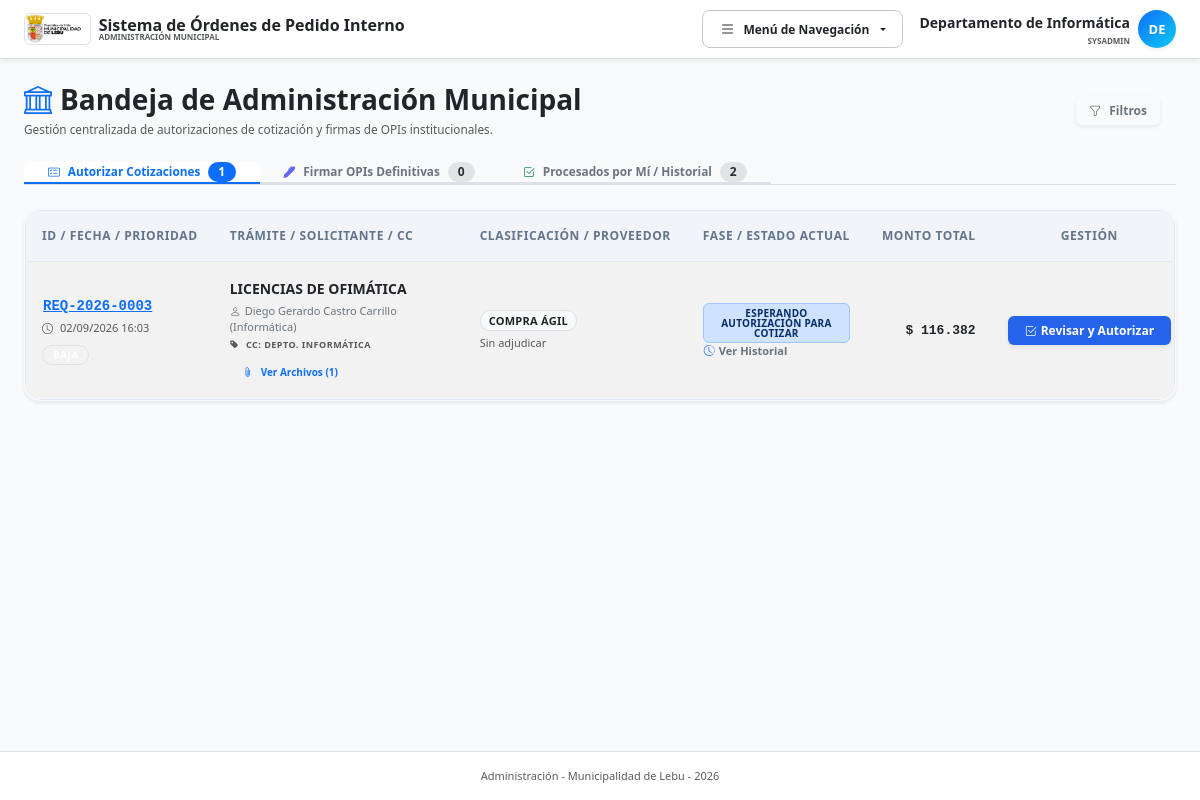
Page /administrador.php (signed in) on the committed database.
### tables this page shows
CREATE TABLE `expedientes` (
  `id` int NOT NULL AUTO_INCREMENT,
  `codigo_interno` varchar(50) NOT NULL,
  `titulo_compra` varchar(255) NOT NULL DEFAULT 'Sin Título',
  `folio_opi` varchar(50) DEFAULT NULL,
  `usuario_creador_id` int NOT NULL,
  `unidad_origen_id` int NOT NULL,
  `centro_costo_id` int NOT NULL,
  `tipo_compra_id` int NOT NULL,
  `prioridad_id` int NOT NULL,
  `cuenta_presupuestaria_id` int DEFAULT NULL,
  `cuenta_maestra_id` int DEFAULT NULL,
  `area_gestion_id` int DEFAULT NULL,
  `rango_utm_id` int DEFAULT NULL,
  `proveedor_adjudicado_id` int DEFAULT NULL,
  `id_contrato_suministro` varchar(100) DEFAULT NULL,
  `id_compra_agil` varchar(50) DEFAULT NULL,
  `id_licitacion` varchar(100) DEFAULT NULL,
  `orden_compra_numero` varchar(100) DEFAULT NULL,
  `decreto_alcaldicio_numero` varchar(100) DEFAULT NULL,
  `conv_marco_oc` varchar(100) DEFAULT NULL,
  `monto_estimado` decimal(15,2) NOT NULL DEFAULT '0.00',
  `monto_definitivo` decimal(15,2) DEFAULT NULL,
  `tipo_impuesto` enum('NETO','IVA_INCLUIDO','EXENTO') DEFAULT 'NETO',
  `motivo_compra` text NOT NULL,
  `estado_actual` varchar(50) NOT NULL DEFAULT 'BORRADOR',
  `observacion_cierre` text,
  `created_at` timestamp NULL DEFAULT CURRENT_TIMESTAMP,
  `updated_at` timestamp NULL DEFAULT CURRENT_TIMESTAMP ON UPDATE CURRENT_TIMESTAMP,
  `fecha_visa_presupuesto` datetime DEFAULT NULL,
  `fecha_adjudicacion` datetime DEFAULT NULL,
  `fecha_aprobacion_opi` datetime DEFAULT NULL,
  `fecha_cierre` datetime DEFAULT NULL,
  `num_certificado_oficial` varchar(20) DEFAULT NULL,
  `id_entidad_gobierno` varchar(50) DEFAULT 'ID PE-MUN-00335',
  `plan_compras_proyecto` varchar(100) DEFAULT NULL,
  `plan_compras_item` int DEFAULT NULL,
  PRIMARY KEY (`id`),
  UNIQUE KEY `uk_expedientes_codigo` (`codigo_interno`),
  KEY `fk_exp_usuario` (`usuario_creador_id`),
  KEY `fk_exp_unidad` (`unidad_origen_id`),
  KEY `fk_exp_tipo` (`tipo_compra_id`),
  KEY `fk_exp_prioridad` (`prioridad_id`),
  KEY `fk_exp_cc` (`centro_costo_id`),
  KEY `fk_exp_cm` (`cuenta_maestra_id`),
  KEY `fk_exp_ag` (`area_gestion_id`),
  KEY `fk_exp_prov` (`proveedor_adjudicado_id`),
  KEY `fk_exp_estado` (`estado_actual`),
  CONSTRAINT `fk_exp_ag` FOREIGN KEY (`area_gestion_id`) REFERENCES `areas_gestion` (`id`) ON DELETE RESTRICT,
  CONSTRAINT `fk_exp_cc` FOREIGN KEY (`centro_costo_id`) REFERENCES `centros_costo` (`id`) ON DELETE RESTRICT,
  CONSTRAINT `fk_exp_cm` FOREIGN KEY (`cuenta_maestra_id`) REFERENCES `cuentas_maestras` (`id`) ON DELETE RESTRICT,
  CONSTRAINT `fk_exp_estado` FOREIGN KEY (`estado_actual`) REFERENCES `estados_tramite` (`codigo`) ON DELETE RESTRICT,
  CONSTRAINT `fk_exp_prioridad` FOREIGN KEY (`prioridad_id`) REFERENCES `prioridades` (`id`) ON DELETE RESTRICT,
  CONSTRAINT `fk_exp_prov` FOREIGN KEY (`proveedor_adjudicado_id`) REFERENCES `proveedores` (`id`) ON DELETE SET NULL,
  CONSTRAINT `fk_exp_tipo` FOREIGN KEY (`tipo_compra_id`) REFERENCES `tipos_compra` (`id`) ON DELETE RESTRICT,
  CONSTRAINT `fk_exp_unidad` FOREIGN KEY (`unidad_origen_id`) REFERENCES `unidades` (`id`) ON DELETE RESTRICT,
  CONSTRAINT `fk_exp_usuario` FOREIGN KEY (`usuario_creador_id`) REFERENCES `usuarios` (`id`) ON DELETE RESTRICT
);

CREATE TABLE `usuarios` (
  `id` int NOT NULL AUTO_INCREMENT,
  `unidad_id` int NOT NULL,
  `rol_id` int NOT NULL,
  `rut` varchar(12) NOT NULL,
  `nombre_completo` varchar(150) NOT NULL,
  `email` varchar(150) NOT NULL,
  `password_hash` varchar(255) DEFAULT NULL,
  `es_jefe_unidad` tinyint(1) DEFAULT '0',
  `activo` tinyint(1) DEFAULT '1',
  `cargo` varchar(150) DEFAULT NULL,
  `token_verificacion` varchar(100) DEFAULT NULL,
  `email_verificado` tinyint(1) NOT NULL DEFAULT '0',
  `estado_aprobacion` enum('APROBADO','PENDIENTE_VERIFICACION','PENDIENTE_APROBACION','RECHAZADO') NOT NULL DEFAULT 'APROBADO',
  `fecha_registro` datetime NOT NULL DEFAULT CURRENT_TIMESTAMP,
  PRIMARY KEY (`id`),
  UNIQUE KEY `uk_usuarios_rut` (`rut`),
  UNIQUE KEY `uk_usuarios_email` (`email`),
  KEY `fk_usuarios_unidad` (`unidad_id`),
  KEY `fk_usuarios_rol` (`rol_id`),
  CONSTRAINT `fk_usuarios_rol` FOREIGN KEY (`rol_id`) REFERENCES `roles` (`id`) ON DELETE RESTRICT,
  CONSTRAINT `fk_usuarios_unidad` FOREIGN KEY (`unidad_id`) REFERENCES `unidades` (`id`) ON DELETE RESTRICT
);

CREATE TABLE `unidades` (
  `id` int NOT NULL AUTO_INCREMENT,
  `nombre` varchar(150) NOT NULL,
  `padre_id` int DEFAULT NULL,
  `centro_costo_id` int DEFAULT NULL,
  `jefe_actual_id` int DEFAULT NULL,
  PRIMARY KEY (`id`),
  KEY `fk_unidades_padre` (`padre_id`),
  KEY `fk_unidades_cc` (`centro_costo_id`),
  CONSTRAINT `fk_unidades_cc` FOREIGN KEY (`centro_costo_id`) REFERENCES `centros_costo` (`id`) ON DELETE SET NULL,
  CONSTRAINT `fk_unidades_padre` FOREIGN KEY (`padre_id`) REFERENCES `unidades` (`id`) ON DELETE SET NULL
);

CREATE TABLE `centros_costo` (
  `id` int NOT NULL AUTO_INCREMENT,
  `codigo_cuenta` varchar(50) NOT NULL,
  `nombre` varchar(150) NOT NULL,
  `anio_fiscal` int NOT NULL DEFAULT 2026,
  `activo` tinyint(1) DEFAULT '1',
  PRIMARY KEY (`id`)
);

CREATE TABLE `tipos_compra` (
  `id` int NOT NULL AUTO_INCREMENT,
  `codigo` varchar(50) NOT NULL,
  `nombre` varchar(150) NOT NULL,
  `limite_utm` decimal(10,2) DEFAULT NULL,
  `activo` tinyint(1) DEFAULT '1',
  `requiere_cotizacion` tinyint(1) DEFAULT '0',
  PRIMARY KEY (`id`)
);

CREATE TABLE `estados_tramite` (
  `codigo` varchar(50) NOT NULL,
  `nombre` varchar(100) NOT NULL,
  `rol_responsable` varchar(50) NOT NULL,
  `descripcion` varchar(255) DEFAULT NULL,
  PRIMARY KEY (`codigo`)
);

### administrador.php (the view, shortened to what the rows shown need)
<?php
require_once __DIR__ . '/admin_controller.php';
?>
<!DOCTYPE html>
<html lang="es" data-bs-theme="light">
<head>
    <?php
    include __DIR__ . '/head.php';
    ?>
</head>
<body class="bg-slate-50 text-slate-800 font-sans d-flex flex-column min-vh-100">
    <div class="container mt-4 px-3 px-md-4">
        <?php if($vista !== 'revisar'): ?>
            <div class="row align-items-center mb-4 g-3">
                <div class="col-12 col-md">
                    <h1 class="h3 fw-bold text-dark mb-1 d-flex align-items-center gap-2">
                        <i class="bi bi-bank text-primary"></i>
                        Bandeja de Administración Municipal
                    </h1>
                </div>
            </div>
            <div class="card shadow-sm border-light mb-4 overflow-hidden">
                <div class="table-responsive">
                    <table class="table table-hover table-striped align-middle mb-0" style="min-width: 1000px;">
                        <thead class="table-light text-uppercase small text-secondary">
                            <tr>
                                <th class="p-3 text-nowrap" style="width: 180px;">ID / Fecha / Prioridad</th>
                                <th class="p-3" style="min-width: 250px;">Trámite / Solicitante / CC</th>
                                <th class="p-3 text-nowrap" style="width: 160px;">Clasificación / Proveedor</th>
                                <th class="p-3 text-nowrap" style="width: 180px;">Fase / Estado Actual</th>
                                <th class="p-3 text-end text-nowrap" style="width: 150px;">Monto Total</th>
                                <th class="p-3 text-center text-nowrap" style="width: 170px;">Gestión</th>
                            </tr>
                        </thead>
                        <tbody>
                            <?php if(!empty($solicitudes)): ?>
                                <?php foreach($solicitudes as $row): ?>
                                <tr>
                                    <td class="p-3 text-nowrap">
                                        <button type="button" onclick="abrirModalVerItems(<?= htmlspecialchars(json_encode($row['items_detalle']), ENT_QUOTES, 'UTF-8') ?>, '<?= $row['codigo_interno'] ?>')" class="btn btn-link p-0 text-start font-monospace fw-bold text-primary text-decoration-underline mb-1">
                                            <?= htmlspecialchars($row['codigo_interno']) ?>
                                        </button>
                                        <div class="text-muted small" style="font-size: 11px;">
                                            <i class="bi bi-clock me-1"></i>
                                            <?= date('d/m/Y H:i', strtotime($row['created_at'])) ?>
                                        </div>
                                        <span class="badge border mt-2 d-inline-block <?= $row['prioridad_css'] ?>" style="font-size: 10px;">
                                        </span>
                                    </td>
                                    <td class="p-3">
                                        <div class="fw-bold text-dark mb-1 leading-snug break-words" style="max-width: 450px;">
                                            <?= htmlspecialchars($row['titulo_compra'] ?? 'Sin Título') ?>
                                        </div>
                                        <div class="text-secondary small mb-1 break-words" style="max-width: 450px; font-size: 11px; line-height: 1.4;">
                                            <i class="bi bi-person me-1"></i><?= htmlspecialchars($row['solicitante']) ?> (<?= htmlspecialchars($row['unidad_nombre']) ?>)
                                        </div>
                                        <div class="text-uppercase text-muted fw-bold mb-2" style="font-size: 9px; letter-spacing: 0.5px;">
                                            <i class="bi bi-tag-fill me-1"></i>
                                            CC: <?= htmlspecialchars($row['centro_costo']) ?>
                                        </div>
                                        <?php if(!empty($row['docs_adjuntos'])):
                                            $docs_array = explode('||', $row['docs_adjuntos']);
                                            $docs_count = count($docs_array);
                                            $docs_json = htmlspecialchars(json_encode($docs_array), ENT_QUOTES, 'UTF-8');
                                        ?>
                                            <div class="mt-2">
                                                <button type="button" onclick="abrirModalAdjuntos(<?= $docs_json ?>, '<?= htmlspecialchars($row['codigo_interno']) ?>', <?= $row['id'] ?>)" class="btn btn-outline-primary btn-sm py-1 px-2.5 d-inline-flex align-items-center gap-1.5 font-bold" style="font-size: 10px;">
                                                    <i class="bi bi-paperclip"></i>
                                                    Ver Archivos (<?= $docs_count ?>)
                                                </button>
                                            </div>
                                        <?php endif; ?>
                                    </td>
                                    <td class="p-3">
                                        <span class="badge bg-light text-dark border px-2 py-1.5 fw-bold d-block mb-1.5" style="font-size: 11px; width: fit-content;">
                                            <?= htmlspecialchars($row['tipo_compra_nom']) ?>
                                        </span>
                                        <?php if($row['proveedor']): ?>
                                            <div class="text-success font-monospace fw-bold small" style="font-size: 11px;">
                                                <i class="bi bi-building me-1"></i><?= htmlspecialchars($row['proveedor']) ?>
                                            </div>
                                        <?php else: ?>
                                            <span class="text-muted small italic" style="font-size: 11px;">Sin adjudicar</span>
                                        <?php endif; ?>
                                    </td>
                                    <td class="p-3 text-nowrap">
                                        <span class="badge <?= color_estado($row['estado_actual']) ?> px-2.5 py-1.5 rounded-2 d-inline-block text-wrap" style="font-size: 10px; max-width: 180px;">
                                            <?= htmlspecialchars($row['estado_nombre']) ?>
                                        </span>
                                        <div class="mt-1.5">
                                            <button type="button" onclick="verTrazabilidad(<?= (int)$row['id'] ?>)" class="btn btn-link p-0 text-decoration-none text-secondary d-flex align-items-center gap-1" style="font-size: 11px;">
                                                <i class="bi bi-clock-history text-primary"></i>
                                                Ver Historial
                                            </button>
                                        </div>
                                    </td>
                                    <td class="p-3 text-end text-nowrap">
                                        <div class="font-monospace fw-bold text-dark" style="font-size: 13px;">
                                            <?= money($row['monto_definitivo'] ?? $row['monto_estimado']) ?>
                                        </div>
                                    </td>
                                    <td class="p-3 text-center text-nowrap">
                                        <?php if ($tab === 'cotizaciones'): ?>
                                            <a href="administrador.php?view=revisar&id=<?= $row['id'] ?>" class="btn btn-primary btn-sm px-3 fw-bold shadow-sm d-inline-flex align-items-center gap-1">
                                                <i class="bi bi-check2-square"></i>
                                                Revisar y Autorizar
                                            </a>
                                        <?php endif; ?>
                                    </td>
                                </tr>
                                <?php endforeach; ?>
                            <?php endif; ?>
                        </tbody>
                    </table>
                </div>
            </div>
        <?php endif; ?>
    </div>
</body>
</html>

### rows in the picture
expedientes: codigo_interno "REQ-2026-0003", created_at "02/09/2026 16:03", titulo_compra "LICENCIAS DE OFIMÁTICA", usuario_creador.nombre_completo "Diego Gerardo Castro Carrillo", unidad_origen.nombre "Informática", centro_costo.nombre "DEPTO. INFORMÁTICA", docs_count "1", tipo_compra.nombre "COMPRA ÁGIL", estado_actual.nombre "ESPERANDO AUTORIZACIÓN PARA COTIZAR", monto_definitivo+monto_estimado "$ 116.382"

### other values in the picture
$user_name "Departamento de Informática"
$rol === 'SYSADMIN' ? 'SYSADMIN' : $rol "SYSADMIN"
substr($user_name, 0, 2) "DE"
$count_cotizacion "1"
$count_opi "0"
$count_procesados "2"
